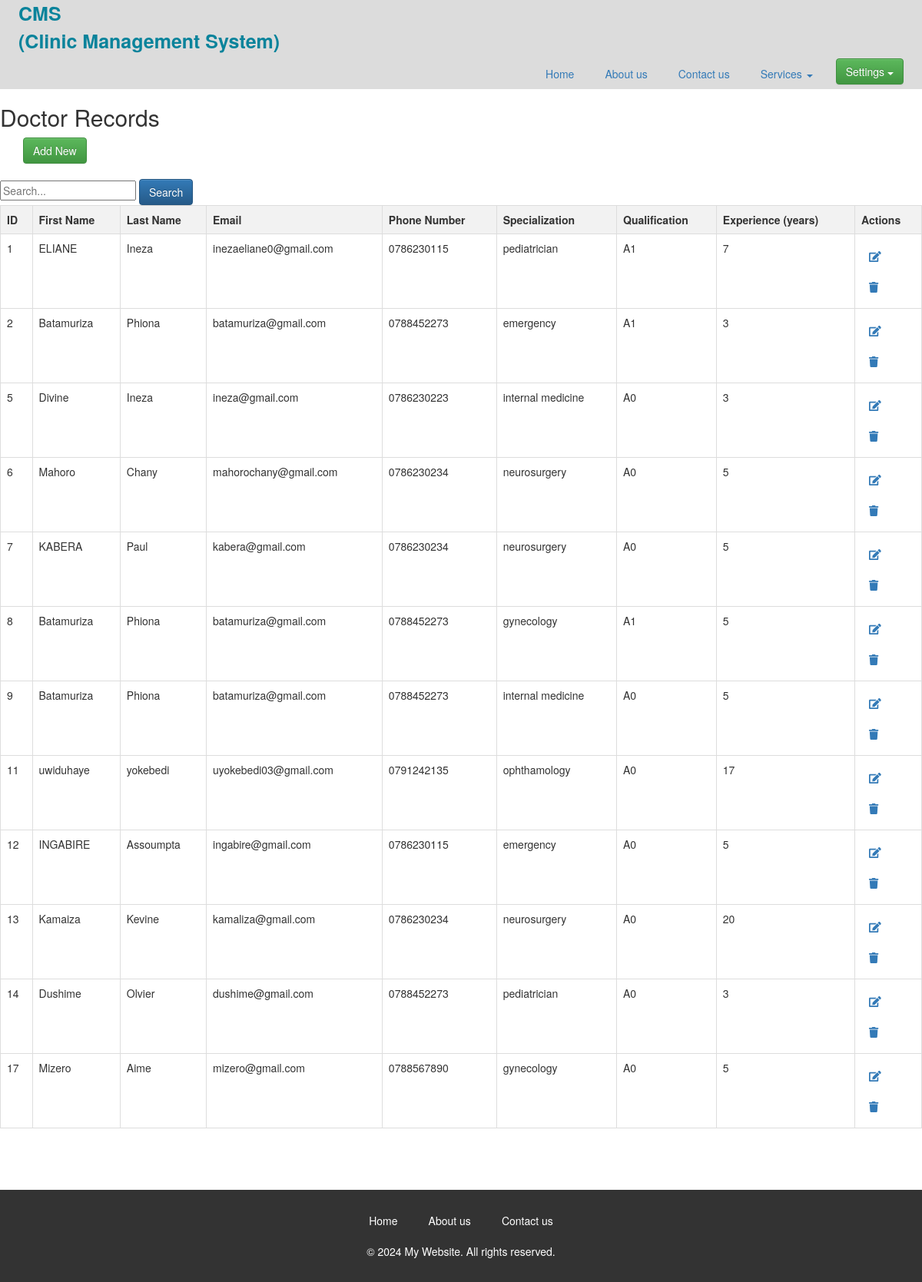
/doctor.php, run on the app's committed database.
### tables this page shows
CREATE TABLE `doctor` (
  `ID` int(20) NOT NULL,
  `FirstName` varchar(50) DEFAULT NULL,
  `LastName` varchar(50) DEFAULT NULL,
  `Email` varchar(50) DEFAULT NULL,
  `PhoneNumber` varchar(30) DEFAULT NULL,
  `Specialization` varchar(30) DEFAULT NULL,
  `Qualification` varchar(30) DEFAULT NULL,
  `ExperienceYears` varchar(30) DEFAULT NULL
);

### doctor.php (the view, shortened to what this page needs)
<?php
include('database_connection.php');
$sql_select = "SELECT * FROM doctor";
$result = $conn->query($sql_select);
?>
<!DOCTYPE html>
<html lang="en">
<head>
    <link rel="stylesheet" href="style.css">
<link rel="stylesheet" href="https://cdn.jsdelivr.net/npm/bootstrap@3.3.7/dist/css/bootstrap.min.css" integrity="
sha384-BVYiiSIFeK1dGmJRAkycuHAHRg32OmUcww7on3RYdg4Va+PmSTsz/K68vbdEjh4u">
<link rel="stylesheet" href="https://cdn.jsdelivr.net/npm/bootstrap@3.3.7/dist/css/bootstrap-theme.min.css
">
</head>
<body>
    <nav>
        <label class="logo" >CMS <br>
            (Clinic Management System)</label>
        <ul>
            <li><a href="home.html">Home</a></li>
            <li><a href="about.html">About us</a></li>
            <li><a href="contact.html">Contact us</a></li>
            <li class="dropdown"><a href="#" class="dropdown-toggle" data-toggle="dropdown" role="button" aria-haspopup="true" aria-expanded="false">
                Services  <span class="caret"></span></a>
            </li>
            <li class="dropdown">
                <a href="#" class="btn btn-success dropdown-toggle" data-toggle="dropdown" role="button" aria-haspopup="true" aria-expanded="false">
                Settings <span class="caret"></span>
                </a>
            </li>
        </ul>
    </nav>
    <h2>Doctor Records</h2>
    <div class="container">
        <a href="doctor.html" class="btn btn-success">Add New</a>
    </div>
    <br>
    <form method="GET" action="">
        <input type="text" name="search" placeholder="Search...">
        <button type="submit" class="btn btn-primary">Search</button>
    </form>
    <table id="dataTable" class="table table-hover text-center">
        <tr>
            <th>ID</th>
            <th>First Name</th>
            <th>Last Name</th>
            <th>Email</th>
            <th>Phone Number</th>
            <th>Specialization</th>
            <th>Qualification</th>
            <th>Experience (years)</th>
            <th>Actions</th>
        </tr>
        <?php
        if ($result->num_rows > 0) {
            while ($row = $result->fetch_assoc()) {
                echo "<tr>";
                echo "<td>" . $row["ID"] . "</td>";
                echo "<td>" . $row["FirstName"] . "</td>";
                echo "<td>" . $row["LastName"] . "</td>";
                echo "<td>" . $row["Email"] . "</td>";
                echo "<td>" . $row["PhoneNumber"] . "</td>";
                echo "<td>" . $row["Specialization"] . "</td>";
                echo "<td>" . $row["Qualification"] . "</td>";
                echo "<td>" . $row["ExperienceYears"] . "</td>";
                echo "<td>";
                echo "<a href='dupdate.php?updateID=" . $row['ID'] . "'><i class='fas fa-edit'></i></a>";
                echo "<a href='ddelete.php?ID=" . $row['ID'] . "'><i class='fas fa-trash'></i></a>";
                echo "</td>";
                echo "</tr>";
            }
        } else {
            echo "<tr><td colspan='9'>No data found</td></tr>";
        }
        ?>
    </table>
</section><br><br><br>
    <footer>
        <ul>
            <li><a href="home.html">Home</a></li>
            <li><a href="about.html">About us</a></li>
            <li><a href="contact.html">Contact us</a></li>
        </ul>
        <p>&copy; 2024 My Website. All rights reserved.</p>
    </footer>
</body>
</html>

### style.css (style rules this page uses)
body { font-family: Arial, sans-serif; margin: 0; padding: 0; }
nav { background-color: gainsboro; color: #fff; padding: 0 4px; }
.logo { font-size: 25px; color: #0a839b; margin-left: 20px; }
ul { list-style-type: none; margin: 0; padding: 0; display: flex; justify-content: flex-end; }
li { margin-right: 20px; position: relative; }
a { text-decoration: none; color: #fff; display: block; padding: 10px; }
.btn { display: inline-block; padding: 10px 20px; background-color: #4CAF50; color: #6b99b8; border: none; border-radius: 5px; cursor: pointer; text-decoration: none; }
footer { background-color: #333; color: #fff; padding: 20px 0; text-align: center; }
footer ul { list-style-type: none; display: flex; justify-content: center; margin-bottom: 10px; }
footer li { margin: 0 10px; }
footer a { color: #fff; text-decoration: none; }

### doctor.php (style rules this page uses)
table { width: 100%; border-collapse: collapse; }
th, td { border: 1px solid #ddd; padding: 8px; text-align: left; }
th { background-color: #f2f2f2; }

### data on the page
doctor: ID "1", FirstName "ELIANE", LastName "Ineza", Email "inezaeliane0@gmail.com", PhoneNumber "0786230115", Specialization "pediatrician", Qualification "A1", ExperienceYears "7"
doctor: ID "2", FirstName "Batamuriza", LastName "Phiona", Email "batamuriza@gmail.com", PhoneNumber "0788452273", Specialization "emergency", Qualification "A1", ExperienceYears "3"
doctor: ID "5", FirstName "Divine", LastName "Ineza", Email "ineza@gmail.com", PhoneNumber "0786230223", Specialization "internal medicine", Qualification "A0", ExperienceYears "3"
doctor: ID "6", FirstName "Mahoro", LastName "Chany", Email "mahorochany@gmail.com", PhoneNumber "0786230234", Specialization "neurosurgery", Qualification "A0", ExperienceYears "5"
doctor: ID "7", FirstName "KABERA", LastName "Paul", Email "kabera@gmail.com", PhoneNumber "0786230234", Specialization "neurosurgery", Qualification "A0", ExperienceYears "5"
doctor: ID "8", FirstName "Batamuriza", LastName "Phiona", Email "batamuriza@gmail.com", PhoneNumber "0788452273", Specialization "gynecology", Qualification "A1", ExperienceYears "5"
doctor: ID "9", FirstName "Batamuriza", LastName "Phiona", Email "batamuriza@gmail.com", PhoneNumber "0788452273", Specialization "internal medicine", Qualification "A0", ExperienceYears "5"
doctor: ID "11", FirstName "uwiduhaye", LastName "yokebedi", Email "uyokebedi03@gmail.com", PhoneNumber "0791242135", Specialization "ophthamology", Qualification "A0", ExperienceYears "17"
doctor: ID "12", FirstName "INGABIRE", LastName "Assoumpta", Email "ingabire@gmail.com", PhoneNumber "0786230115", Specialization "emergency", Qualification "A0", ExperienceYears "5"
doctor: ID "13", FirstName "Kamaiza", LastName "Kevine", Email "kamaliza@gmail.com", PhoneNumber "0786230234", Specialization "neurosurgery", Qualification "A0", ExperienceYears "20"
doctor: ID "14", FirstName "Dushime", LastName "Olvier", Email "dushime@gmail.com", PhoneNumber "0788452273", Specialization "pediatrician", Qualification "A0", ExperienceYears "3"
doctor: ID "17", FirstName "Mizero", LastName "Aime", Email "mizero@gmail.com", PhoneNumber "0788567890", Specialization "gynecology", Qualification "A0", ExperienceYears "5"
